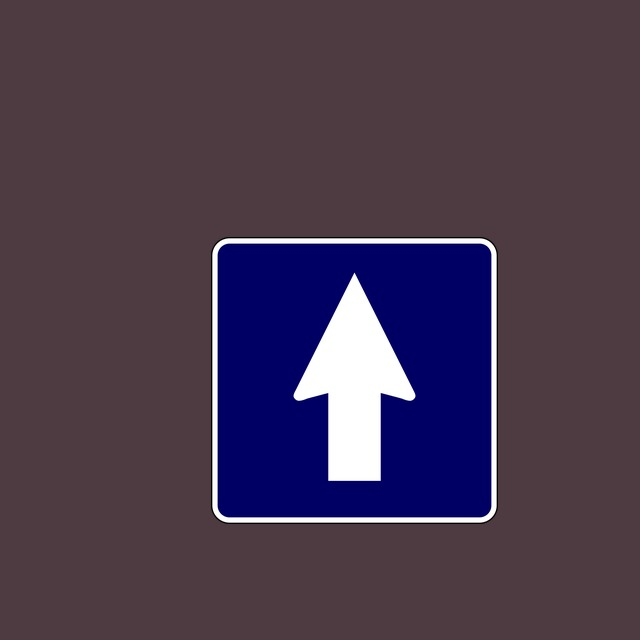
#> input picture ai/dataset_10/images/train/I_ONE_WAY_TRAFFIC_One-way traffic_04.jpg, 640 x 640 px
$ python -i sign_localization.py   (imports and definitions only)
#> lines starting #> are read from the running program, lines starting #| are printed output that depends on the picture; after the words box and inside, x2 and y2 are one past the last pixel; in counts of white or black regions, pixels touching at a corner belong together
"""
Locate a traffic sign inside a live webcam guide-box crop using OpenCV.

Uses HSV red masking + Hough circles for circular prohibitory signs, with contour
fallback for stop octagons and compact sign blobs. Returns a tight crop for YOLO.
"""
from __future__ import annotations

import logging
import os
import tempfile
from dataclasses import dataclass, field

import cv2
import numpy as np
from django.conf import settings

logger = logging.getLogger(__name__)


@dataclass
class SignLocalizationResult:
    found: bool = False
    bbox: dict[str, float] = field(default_factory=lambda: {'x1': 0.0, 'y1': 0.0, 'x2': 1.0, 'y2': 1.0})
    crop_path: str | None = None
    cleanup_path: str | None = None
    method: str = 'none'
    guide_width: int = 0
    guide_height: int = 0
    crop_width: int = 0
    crop_height: int = 0
    red_ratio: float = 0.0
    circle_score: float = 0.0

    # [10 lines left out: function to_debug_dict, not called in this run]


def _enabled() -> bool:
    return bool(getattr(settings, 'AI_LIVE_SIGN_LOCALIZATION_ENABLED', True))


def _red_mask(hsv: np.ndarray) -> np.ndarray:
    mask = cv2.inRange(hsv, np.array([0, 70, 65]), np.array([14, 255, 255]))
    mask |= cv2.inRange(hsv, np.array([165, 70, 65]), np.array([180, 255, 255]))
    mask = cv2.morphologyEx(mask, cv2.MORPH_CLOSE, np.ones((7, 7), np.uint8))
    mask = cv2.morphologyEx(mask, cv2.MORPH_OPEN, np.ones((5, 5), np.uint8))
    return mask


def _yellow_mask(hsv: np.ndarray) -> np.ndarray:
    return cv2.inRange(hsv, np.array([14, 70, 70]), np.array([42, 255, 255]))


# [38 lines left out: functions _norm_bbox, _pad_box, _write_crop, _circularity, not called in this run]


def _hough_red_circle(img: np.ndarray, red_mask: np.ndarray) -> tuple[int, int, int, float] | None:
    h, w = img.shape[:2]
    min_dim = min(h, w)
    gray = cv2.cvtColor(img, cv2.COLOR_BGR2GRAY)
    gray = cv2.bitwise_and(gray, gray, mask=red_mask)
    gray = cv2.medianBlur(gray, 5)
    min_r = max(12, int(min_dim * 0.10))
    max_r = max(min_r + 8, int(min_dim * 0.46))
    circles = cv2.HoughCircles(
        gray,
        cv2.HOUGH_GRADIENT,
        dp=1.2,
        minDist=max(min_dim // 3, 40),
        param1=110,
        param2=28,
        minRadius=min_r,
        maxRadius=max_r,
    )
    if circles is None:
        return None

    best: tuple[int, int, int, float] | None = None
    for cx, cy, r in np.round(circles[0]).astype(int):
        cx, cy, r = int(cx), int(cy), int(r)
        if r < min_r or r > max_r:
            continue
        x1, y1 = max(0, cx - r), max(0, cy - r)
        x2, y2 = min(w, cx + r), min(h, cy + r)
        roi = red_mask[y1:y2, x1:x2]
        if roi.size == 0:
            continue
        red_fill = float(np.mean(roi > 0))
        if red_fill < 0.14:
            continue
        score = red_fill * r
        if best is None or score > best[3]:
            best = (cx, cy, r, score)
    return best


def _contour_candidates(img: np.ndarray, mask: np.ndarray, w: int, h: int) -> list[tuple[float, int, int, int, int, str]]:
    area_total = float(h * w)
    contours, _ = cv2.findContours(mask, cv2.RETR_EXTERNAL, cv2.CHAIN_APPROX_SIMPLE)
    out: list[tuple[float, int, int, int, int, str]] = []
    for cnt in sorted(contours, key=cv2.contourArea, reverse=True)[:10]:
        area = cv2.contourArea(cnt)
        if area < max(500, area_total * 0.012):
            continue
        x, y, bw, bh = cv2.boundingRect(cnt)
        aspect = bw / max(bh, 1)
        if aspect < 0.35 or aspect > 2.8:
            continue
        peri = cv2.arcLength(cnt, True)
        approx = cv2.approxPolyDP(cnt, 0.04 * peri, True)
        sides = len(approx)
        circ = _circularity(cnt)
        roi = mask[y:y + bh, x:x + bw]
        color_fill = float(np.mean(roi > 0)) if roi.size else 0.0
        if color_fill < 0.12:
            continue
        method = 'contour_red'
        if 7 <= sides <= 10 and circ < 0.82:
            method = 'octagon_stop'
        elif circ >= 0.72:
            method = 'circle_contour'
        score = area * color_fill * (1.2 if method != 'contour_red' else 1.0)
        out.append((score, x, y, x + bw, y + bh, method))
    out.sort(key=lambda item: item[0], reverse=True)
    return out


def localize_traffic_sign(image_path: str) -> SignLocalizationResult:
    """Find sign region in guide-box image; write tight JPEG crop for YOLO."""
    result = SignLocalizationResult()
    if not _enabled():
        return result

    try:
        img = cv2.imread(str(image_path))
#> img is the input picture: shape (640, 640, 3); mean B, G, R 78.3, 58.3, 73.5
    except OSError:
        return result
    if img is None:
        return result

    h, w = img.shape[:2]
#> h = 640; w = 640
    if h < 48 or w < 48:
        return result

    result.guide_width = w
#> result.guide_width = 640
    result.guide_height = h
#> result.guide_height = 640
    hsv = cv2.cvtColor(img, cv2.COLOR_BGR2HSV)
#> hsv: shape (640, 640, 3); mean H, S, V 157.4, 89, 88.7
    red_mask = _red_mask(hsv)
#> in _red_mask, `mask = cv2.inRange(hsv, np.array([0, 70, 65]), np.array([14, 255, 255]))`: mask: shape (640, 640); every value is 0
#> in _red_mask, `mask |= cv2.inRange(hsv, np.array([165, 70, 65]), np.array([180, 255, ..`:
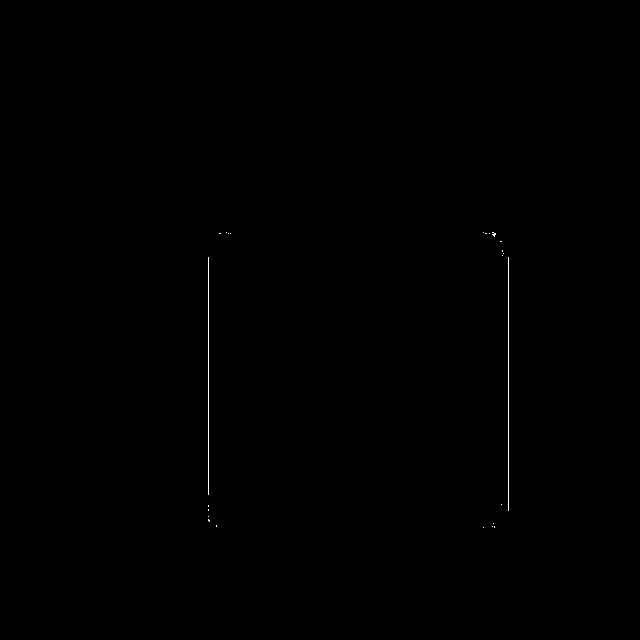
#> mask: shape (640, 640); 0.13% white in thin lines or dots, all inside (x1, y1, x2, y2) = (208, 232, 509, 528)
    result.red_ratio = float(np.count_nonzero(red_mask)) / float(h * w)
#> result.red_ratio = 0

    pick: tuple[int, int, int, int, str] | None = None

    hough = _hough_red_circle(img, red_mask)
#> in _hough_red_circle, `gray = cv2.cvtColor(img, cv2.COLOR_BGR2GRAY)`:
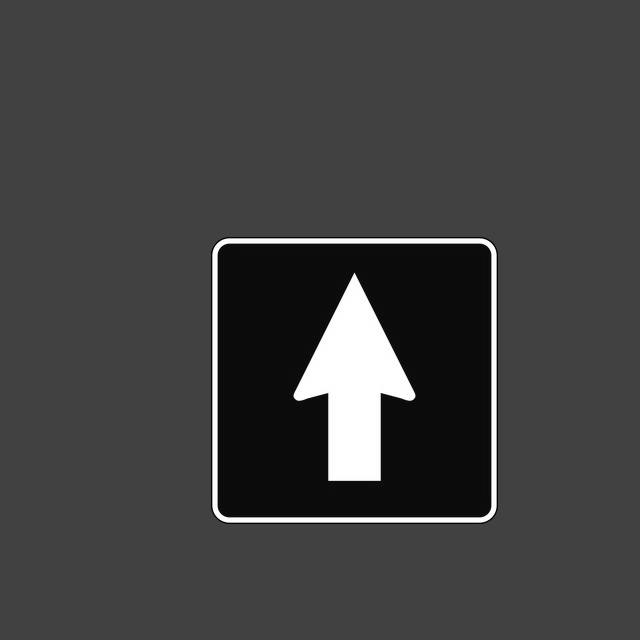
#> gray: shape (640, 640); min 1, max 255, mean 64.8
#> in _hough_red_circle, `circles = cv2.HoughCircles( gray, cv2.HOUGH_GRADIENT, dp=1.2, minDist=..`: circles = None
    if hough:
        cx, cy, r, score = hough
        result.circle_score = score
        x1, y1, x2, y2 = _pad_box(cx - r, cy - r, cx + r, cy + r, w, h, 0.08)
        pick = (x1, y1, x2, y2, 'hough_circle')

    if not pick:
        for score, x1, y1, x2, y2, method in _contour_candidates(img, red_mask, w, h):
#> in _contour_candidates, `area_total = float(h * w)`: area_total = 409600
            if score <= 0:
                continue
            x1, y1, x2, y2 = _pad_box(x1, y1, x2, y2, w, h)
            pick = (x1, y1, x2, y2, method)
            break
#> this loop made 0 passes

    if not pick and result.red_ratio < 0.04:
        yellow = _yellow_mask(hsv)
        yellow = cv2.morphologyEx(yellow, cv2.MORPH_CLOSE, np.ones((5, 5), np.uint8))
        for score, x1, y1, x2, y2, method in _contour_candidates(img, yellow, w, h):
            if score <= 0:
                continue
            x1, y1, x2, y2 = _pad_box(x1, y1, x2, y2, w, h)
            pick = (x1, y1, x2, y2, 'yellow_contour')
            break

    if not pick:
        return result

    x1, y1, x2, y2, method = pick
    if (x2 - x1) * (y2 - y1) < 0.04 * h * w:
        return result

    crop_path, cw, ch = _write_crop(img, x1, y1, x2, y2)
    if not crop_path:
        return result

    result.found = True
    result.method = method
    result.bbox = _norm_bbox(x1, y1, x2, y2, w, h)
    result.crop_path = crop_path
    result.cleanup_path = crop_path
    result.crop_width = cw
    result.crop_height = ch
    return result


# [13 lines left out: function attach_localization_debug, not called in this run]

>>> result = localize_traffic_sign('../../../ai/dataset_10/images/train/I_ONE_WAY_TRAFFIC_One-way traffic_04.jpg')

$ run again, on ai/dataset_10/images/train/M_STOP_Stop_09.jpg
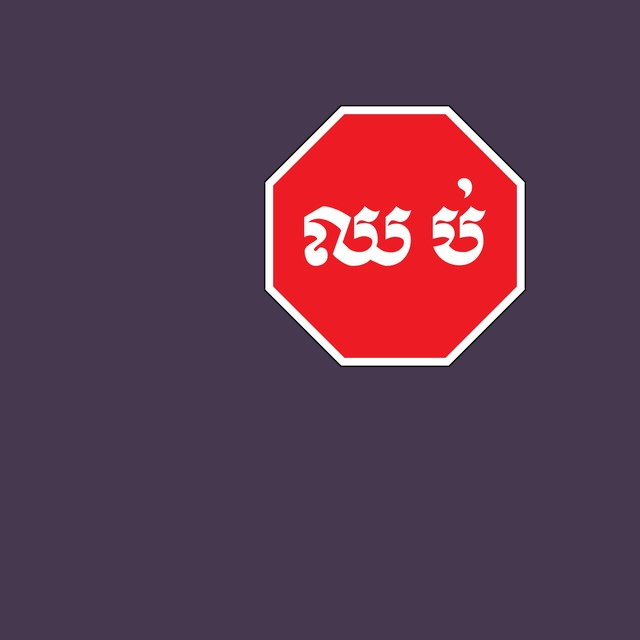
#> input picture ai/dataset_10/images/train/M_STOP_Stop_09.jpg, 640 x 640 px
#> in localize_traffic_sign, img is the input picture: shape (640, 640, 3); mean B, G, R 79.3, 58.5, 92.8
#> hsv: shape (640, 640, 3); mean H, S, V 140.2, 88.2, 100.6
#> in _red_mask, `mask = cv2.morphologyEx(mask, cv2.MORPH_CLOSE, np.ones((7, 7), np.uint..`:
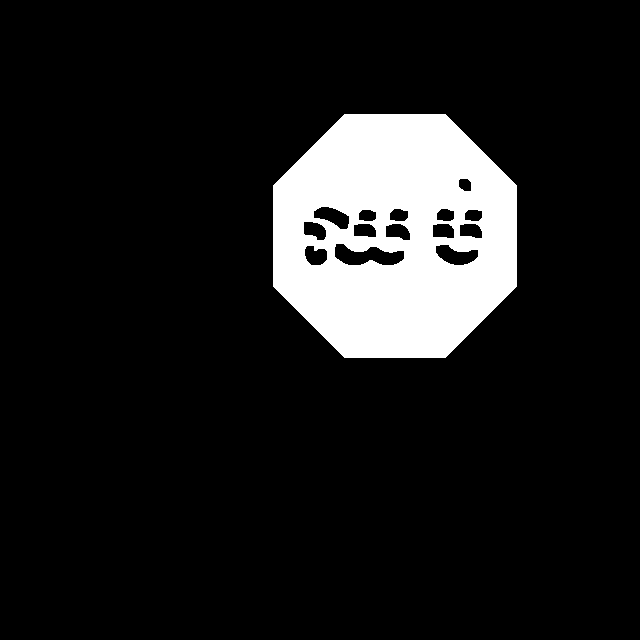
#> mask: shape (640, 640); 11% white; 1 white region, box (x1, y1, x2, y2) and area: (273, 114, 517, 358) 44899
#> result.red_ratio = 0.109
#> circles = [[396.6, 227.4, 129.9]]
#> the loop in _hough_red_circle, `for cx, cy, r in np.round(circles[0]).astype(int):` made 1 pass
#> (cx, cy, r, x1, y1, x2, y2, red_fill) on pass 1: (397, 227, 130, 267, 97, 527, 357, 0.66)
#> hough = (397, 227, 130, 85.78)
#> in localize_traffic_sign, `cx, cy, r, score = hough`: cx = 397; cy = 227; r = 130; score = 85.78
#> in localize_traffic_sign, `x1, y1, x2, y2 = _pad_box(cx - r, cy - r, cx + r, cy + r, w, h, 0.08)`: x1 = 247; y1 = 77; x2 = 547; y2 = 377
#> pick = (247, 77, 547, 377, 'hough_circle')
#> method = 'hough_circle'
#> in _write_crop, `crop = img[y1:y2, x1:x2]`:
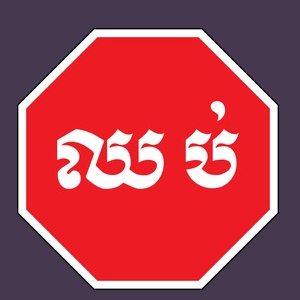
#> crop: shape (300, 300, 3); mean B, G, R 80.2, 67.5, 173.7
#> in localize_traffic_sign, `crop_path, cw, ch = _write_crop(img, x1, y1, x2, y2)`: cw = 300
#> result.method = 'hough_circle'
#> result.bbox = {'x1': 0.386, 'y1': 0.12, 'x2': 0.855, 'y2': 0.589}
#> result.crop_width = 300

$ run again, on ai/dataset_10/images/train/NO_ENTRY_No entry_02.jpg
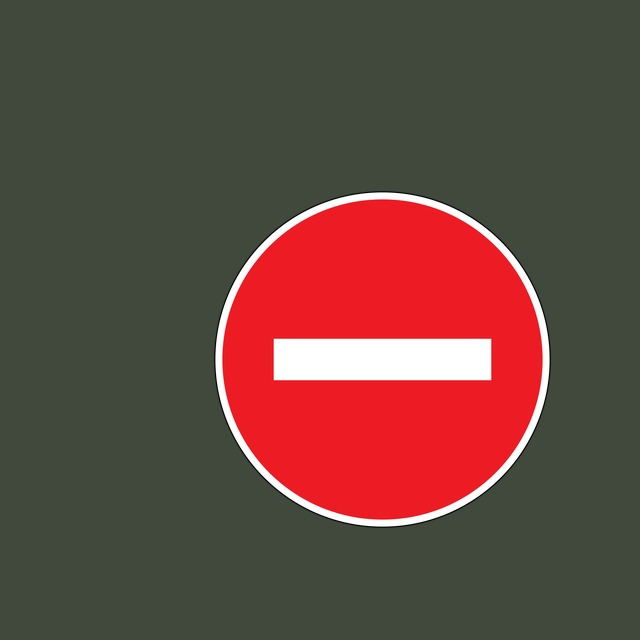
#> input picture ai/dataset_10/images/train/NO_ENTRY_No entry_02.jpg, 640 x 640 px
#> in localize_traffic_sign, img is the input picture: shape (640, 640, 3); mean B, G, R 63.3, 71.9, 102.2
#> hsv: shape (640, 640, 3); mean H, S, V 71.2, 74.9, 108.5
#> in _red_mask, `mask |= cv2.inRange(hsv, np.array([165, 70, 65]), np.array([180, 255, ..`:
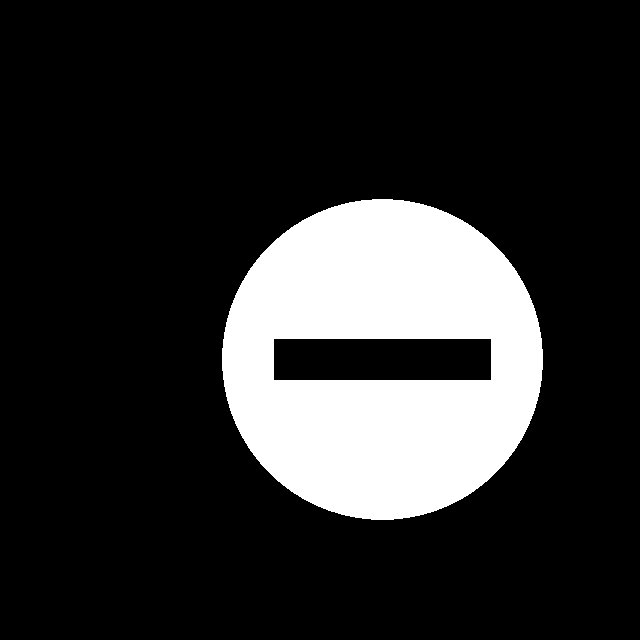
#> mask: shape (640, 640); 17.6% white; 1 white region, box (x1, y1, x2, y2) and area: (222, 199, 543, 520) 71923
#> result.red_ratio = 0.176
#> circles = [[382.2, 357, 162.2]]
#> the loop in _hough_red_circle, `for cx, cy, r in np.round(circles[0]).astype(int):` made 1 pass
#> (cx, cy, r, x1, y1, x2, y2, red_fill) on pass 1: (382, 357, 162, 220, 195, 544, 519, 0.685)
#> hough = (382, 357, 162, 111)
#> in localize_traffic_sign, `cx, cy, r, score = hough`: cx = 382; cy = 357; r = 162; score = 111
#> in localize_traffic_sign, `x1, y1, x2, y2 = _pad_box(cx - r, cy - r, cx + r, cy + r, w, h, 0.08)`: x1 = 195; y1 = 170; x2 = 569; y2 = 544
#> pick = (195, 170, 569, 544, 'hough_circle')
#> method = 'hough_circle'
#> in _write_crop, `crop = img[y1:y2, x1:x2]`:
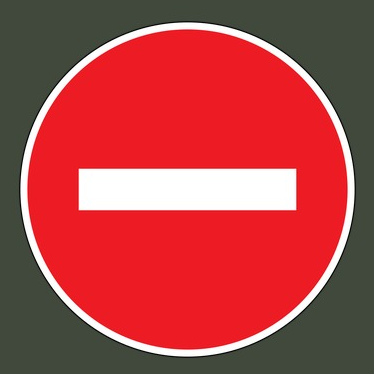
#> crop: shape (374, 374, 3); mean B, G, R 69.6, 69.8, 173.9
#> in localize_traffic_sign, `crop_path, cw, ch = _write_crop(img, x1, y1, x2, y2)`: cw = 374
#> result.method = 'hough_circle'
#> result.bbox = {'x1': 0.305, 'y1': 0.266, 'x2': 0.889, 'y2': 0.85}
#> result.crop_width = 374

$ run again, on ai/dataset_10/images/train/NO_ENTRY_No entry_05.jpg
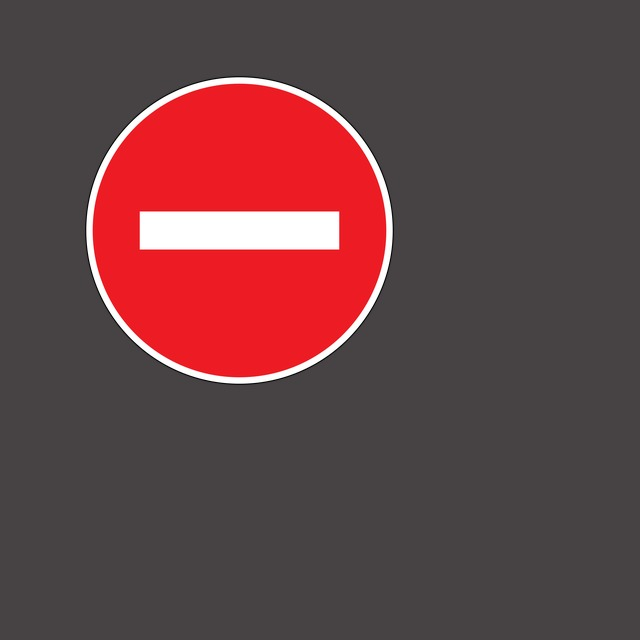
#> input picture ai/dataset_10/images/train/NO_ENTRY_No entry_05.jpg, 640 x 640 px
#> in localize_traffic_sign, img is the input picture: shape (640, 640, 3); mean B, G, R 69.3, 67.2, 101.1
#> hsv: shape (640, 640, 3); mean H, S, V 168.8, 44.8, 101.2
#> in _red_mask, `mask |= cv2.inRange(hsv, np.array([165, 70, 65]), np.array([180, 255, ..`:
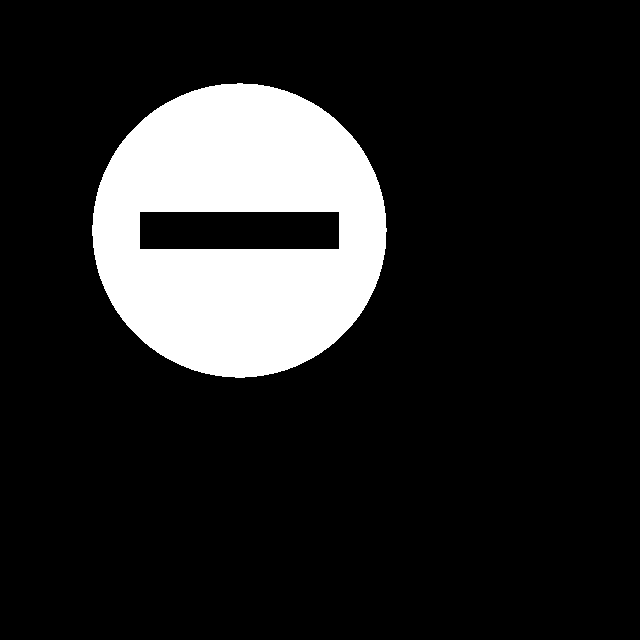
#> mask: shape (640, 640); 14.8% white; 1 white region, box (x1, y1, x2, y2) and area: (92, 83, 387, 378) 60570
#> result.red_ratio = 0.148
#> circles = [[239.4, 228.6, 145.7]]
#> the loop in _hough_red_circle, `for cx, cy, r in np.round(circles[0]).astype(int):` made 1 pass
#> (cx, cy, r, x1, y1, x2, y2, red_fill) on pass 1: (239, 229, 146, 93, 83, 385, 375, 0.709)
#> hough = (239, 229, 146, 103.5)
#> in localize_traffic_sign, `cx, cy, r, score = hough`: cx = 239; cy = 229; r = 146; score = 103.5
#> in localize_traffic_sign, `x1, y1, x2, y2 = _pad_box(cx - r, cy - r, cx + r, cy + r, w, h, 0.08)`: x1 = 70; y1 = 60; x2 = 408; y2 = 398
#> pick = (70, 60, 408, 398, 'hough_circle')
#> method = 'hough_circle'
#> in _write_crop, `crop = img[y1:y2, x1:x2]`:
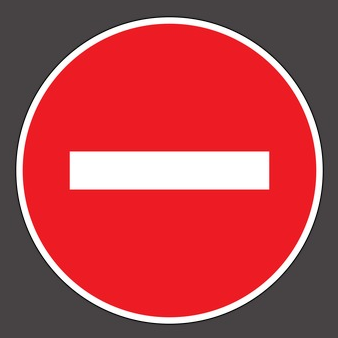
#> crop: shape (338, 338, 3); mean B, G, R 72.6, 67.6, 179.1
#> in localize_traffic_sign, `crop_path, cw, ch = _write_crop(img, x1, y1, x2, y2)`: cw = 338
#> result.method = 'hough_circle'
#> result.bbox = {'x1': 0.109, 'y1': 0.0938, 'x2': 0.637, 'y2': 0.622}
#> result.crop_width = 338
